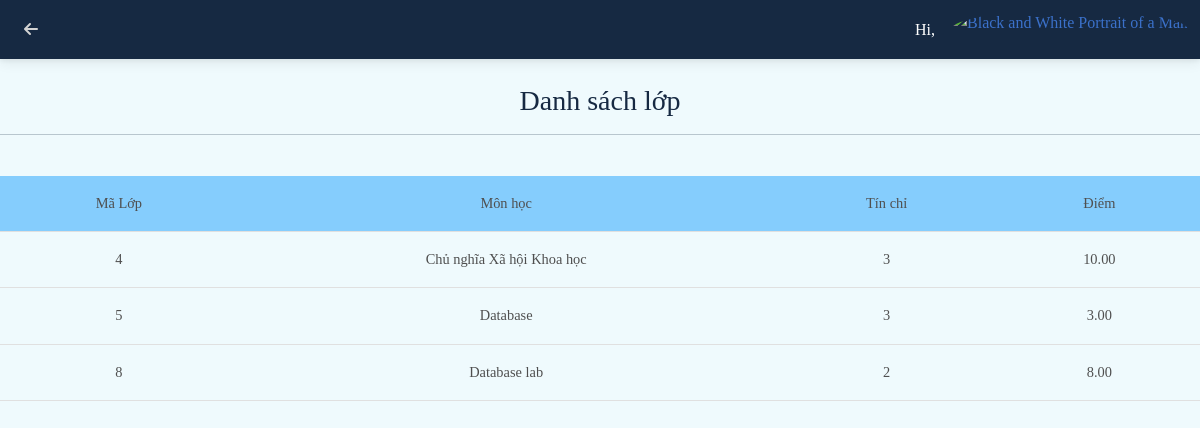
The page /studentclass.php?id=1 on the database its author committed.
### tables this page shows
CREATE TABLE `student_class` (
  `id_student` int(11) DEFAULT NULL,
  `id_class` int(11) DEFAULT NULL,
  `mark` decimal(10,2) DEFAULT NULL
);

CREATE TABLE `class` (
  `id` int(11) NOT NULL,
  `name` varchar(30) DEFAULT NULL,
  `day` varchar(20) DEFAULT NULL,
  `id_teacher` int(11) DEFAULT NULL,
  `credit` int(11) DEFAULT NULL,
  `start_time` int(11) DEFAULT NULL,
  `end_time` int(11) DEFAULT NULL
);

### studentclass.php (the view, shortened to what this page needs)
<?php
if(isset($_GET['id']) && !empty(trim($_GET['id'])))
{
  require_once 'includes/db_connection.php';
  $StuID=trim($_GET['id']);
  $sql="SELECT * FROM student_class sc
  JOIN class c ON c.id=sc.id_class
  WHERE sc.id_student=".$StuID;
  $result=mysqli_query($conn, $sql);
}else
{
  echo "<h1>Something wrong...</h1>";
}
?>
<!DOCTYPE html>
<html lang="en">
<head>
  <link rel="stylesheet" href="https://cdnjs.cloudflare.com/ajax/libs/font-awesome/6.0.0/css/all.min.css" />
  <link rel="stylesheet" href="css/mdb.min.css" />
  <link rel="stylesheet" href="css/style.css">
</head>
<body>
<nav class="navbar navbar-expand-lg navbar-light bg-light" style="background: rgb(74,139,223);
background: radial-gradient(circle, rgba(74,139,223,1) 0%, rgba(22,41,66,1) 0%);">
  <div class="container-fluid">
    <div class="collapse navbar-collapse" id="navbarSupportedContent">
      <ul class="navbar-nav me-auto d-flex flex-row mt-3 mt-lg-0">
      <li class="nav-item text-center mx-2 mx-lg-1">
          <a class="nav-link left-link" aria-current="page" href="studentlist.php">
            <div>
              <i class="fas fa-arrow-left"></i>
            </div>
          </a>
        </li>
      </ul>
    </div>
    <div class="d-flex align-items-center">
      <div style="color:white;"><?php echo "Hi, ".$_SESSION['username']."&nbsp;&nbsp;&nbsp;"; ?></div>
      <div class="dropdown">
        <a
          class="dropdown-toggle d-flex align-items-center hidden-arrow"
          href="#"
          id="navbarDropdownMenuAvatar"
          role="button"
          data-mdb-toggle="dropdown"
          aria-expanded="false"
        >
          <img
            src="https://mdbcdn.b-cdn.net/img/new/avatars/2.webp"
            class="rounded-circle"
            height="40"
            alt="Black and White Portrait of a Man"
            loading="lazy"
          />
        </a>
      </div>
    </div>
  </div>
</nav>
<br>
<div style="text-align: center; color:#162942"><h3 >Danh sách lớp</h3>
<hr>
</div>
<br>
<table class="table table-hover td">
  <thead>
    <tr style="background: rgb(133,205,253);
background: linear-gradient(45deg, rgba(133,205,253,1) 100%, rgba(255,120,164,0) 100%);">
      <th scope="col">Mã Lớp</th>
      <th scope="col">Môn học</th>
      <th scope="col">Tín chỉ</th>
      <th scope="col">Điểm</th>
    </tr>
    </thead>
    <tbody>
<?php
while($row = mysqli_fetch_array($result))
{
  echo "<tr >
  <th scope='row'>" . $row["id_class"] . "</th>
  <td>" . $row["name"] . "</td>
  <td>" . $row["credit"] . "</td>
  <td>" . $row["mark"] . "</td>
  </tr>";
}
?>
</tbody>
</table>
</body>
</html>

### css/style.css (style rules this page uses)
* { font-family:Cambria, Cochin, Georgia, Times, 'Times New Roman', serif; }

### studentclass.php (style rules this page uses)
.left-link { color:#d3d3d3; transition: opacity 0.15s; }
.td { text-align: center; }
body { background: rgb(239,250,253); background: linear-gradient(90deg, rgba(239,250,253,1) 100%, rgba(74,139,223,1) 100%); }

### rows shown on the page
student_class: id_class "4", id_class.name "Chủ nghĩa Xã hội Khoa học", id_class.credit "3", mark "10.00"
student_class: id_class "5", id_class.name "Database", id_class.credit "3", mark "3.00"
student_class: id_class "8", id_class.name "Database lab", id_class.credit "2", mark "8.00"
